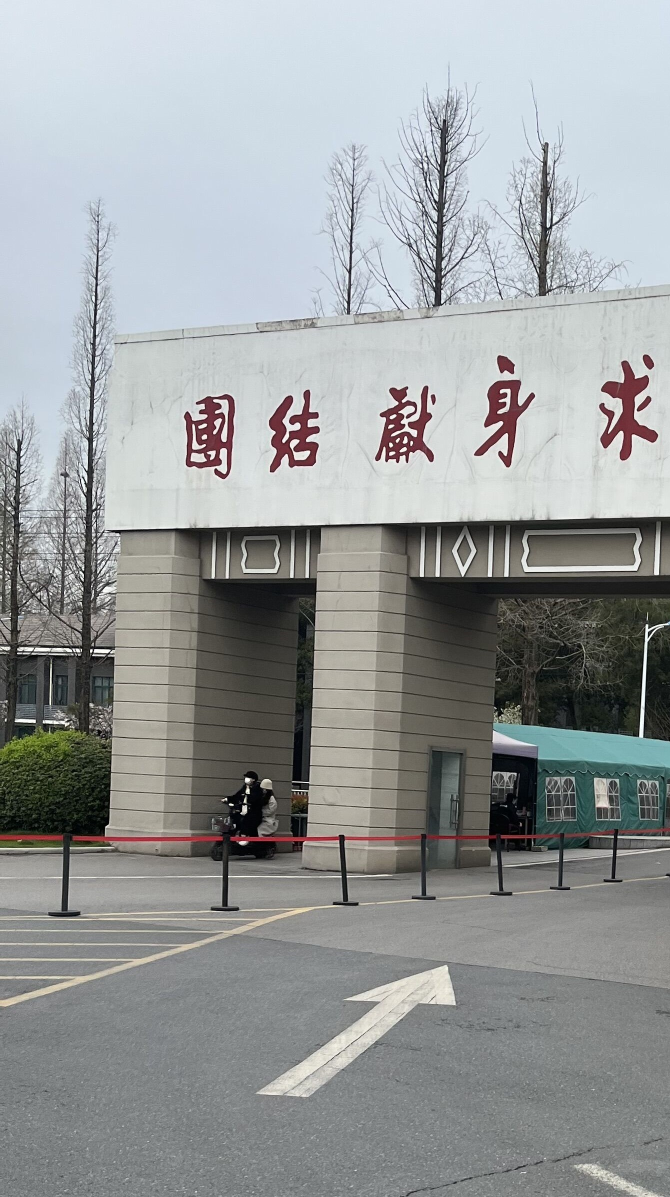
#> input picture 计算机视觉实践-练习1/1.jpg, 1340 x 2394 px (shown at 1/2 size)
$ jupyter execute image_stitch.ipynb
#> lines starting #> are read from the running program, lines starting #| are printed output that depends on the picture
# 导入必要的库

[cell 1]
# 导入必要的库
import cv2
import numpy as np
from matplotlib import pyplot as plt
import time

# 定义展示图片的函数

[cell 2]
# 定义一个函数用于展示图片
def show(name,img):
    cv2.imshow(name, img)
    cv2.waitKey(0)
    cv2.destroyAllWindows()

# 定义图像拼接函数

[cell 3]
# 定义图像拼接函数
def stitch_images(image_list):
    MIN = 10
    FLANN_INDEX_KDTREE = 0
    starttime = time.time()
    # 初始化SIFT检测器
    sift = cv2.SIFT_create()
    #创建字典
    indexParams = dict(algorithm = FLANN_INDEX_KDTREE, trees = 5)
    searchParams = dict(checks=50)
    flann = cv2.FlannBasedMatcher(indexParams,searchParams)

    imageA = cv2.resize(image_list[0],(0,0),fx=0.3,fy=0.3)
    for index in range(1, len(image_list)):
        imageB = cv2.resize(image_list[index],(0,0),fx=0.3,fy=0.3)
        kp1,descrip1 = sift.detectAndCompute(imageA,None)
        kp2,descrip2 = sift.detectAndCompute(imageB,None)
        match = flann.knnMatch(descrip1,descrip2,k=2)
        good = []
        #过滤特征点
        for i,(m,n) in enumerate(match):
            if(m.distance < 0.75*n.distance):
                good.append(m)
        # 当筛选后的匹配对大于10时，计算视角变换矩阵
        if len(good) > MIN:
            src_pts = np.float32([kp1[m.queryIdx].pt for m in good]).reshape(-1,1,2)
            ano_pts = np.float32([kp2[m.trainIdx].pt for m in good]).reshape(-1,1,2)
            M,mask = cv2.findHomography(src_pts,ano_pts,cv2.RANSAC,5.0)
            warpImg = cv2.warpPerspective(imageB, np.linalg.inv(M), (imageA.shape[1]+imageB.shape[1], imageB.shape[0]))

            direct = warpImg.copy()
            direct[0:imageA.shape[0], 0:imageA.shape[1]] = imageA
            simple = time.time()

            rows,cols = imageA.shape[:2]
            for col in range(0,cols):
                # 开始重叠的最左端
                if imageA[:, col].any() and warpImg[:, col].any():
                    left = col
                    break
            for col in range(cols-1, 0, -1):
                #重叠的最右一列
                if imageA[:, col].any() and warpImg[:, col].any():
                    right = col
                    break
            #加权处理
            res = np.zeros([rows, cols, 3], np.uint8)
            for row in range(0, rows):
                for col in range(0, cols):
                    if not imageA[row, col].any():
                        res[row, col] = warpImg[row, col]
                    elif not warpImg[row, col].any():
                        res[row, col] = imageA[row, col]
                    else:
                        srcImgLen = float(abs(col - left))
                        testImgLen = float(abs(col - right))
                        alpha = srcImgLen / (srcImgLen + testImgLen)
                        res[row, col] = np.clip(imageA[row, col] * (1 - alpha) + warpImg[row, col] * alpha, 0, 255)

            warpImg[0:imageA.shape[0], 0:imageA.shape[1]] = res
            imageA = warpImg.copy()

    show('res',warpImg)
    final = time.time()
    print(final-starttime)

# 图像的导入和拼接

[cell 4]
# 导入图片
img1 = cv2.imread('1.jpg')
#> img1 is the input picture: shape (2394, 1340, 3); mean B, G, R 156.3, 155.7, 152.1
img2 = cv2.imread('2.jpg')
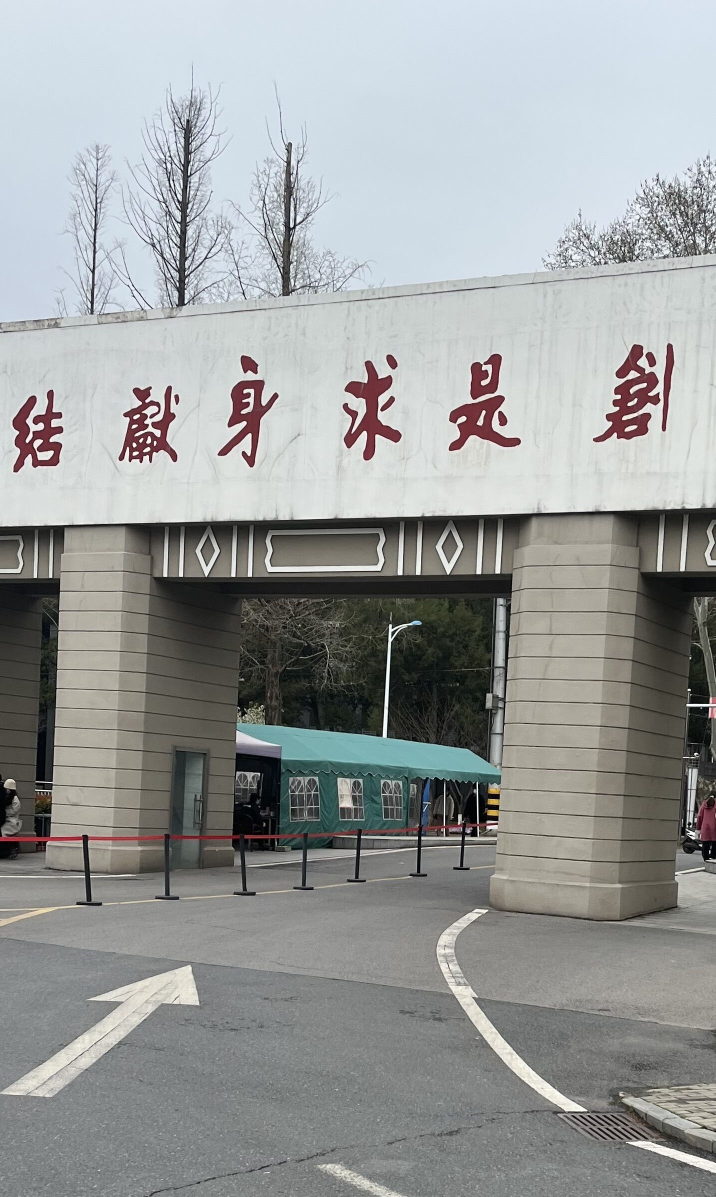
#> input picture 计算机视觉实践-练习1/2.jpg, 1432 x 2394 px (shown at 1/2 size)
#> img2 is the input picture: shape (2394, 1432, 3); mean B, G, R 155.1, 155.6, 152.8
img3 = cv2.imread('3.jpg')
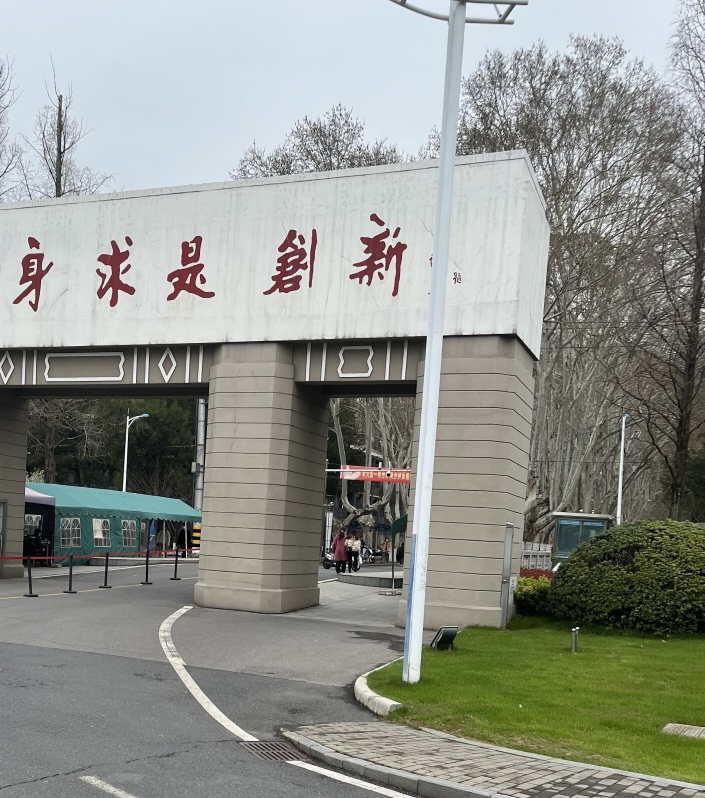
#> input picture 计算机视觉实践-练习1/3.jpg, 2114 x 2394 px (shown at 1/3 size)
#> img3 is the input picture: shape (2394, 2114, 3); mean B, G, R 139.5, 146.7, 143.5

# 将输入图片组成列表
image_list = [img1, img2, img3]

# 调用图像拼接函数
stitch_images(image_list)
#> the loop in stitch_images, `for index in range(1, len(image_list)):` made 2 passes
#> (match, rows, cols) on passes 1 to 2: (917 matches, 718, 402), (1399 matches, 718, 832)
#> pass 1, in stitch_images, `imageB = cv2.resize(image_list[index],(0,0),fx=0.3,fy=0.3)`:
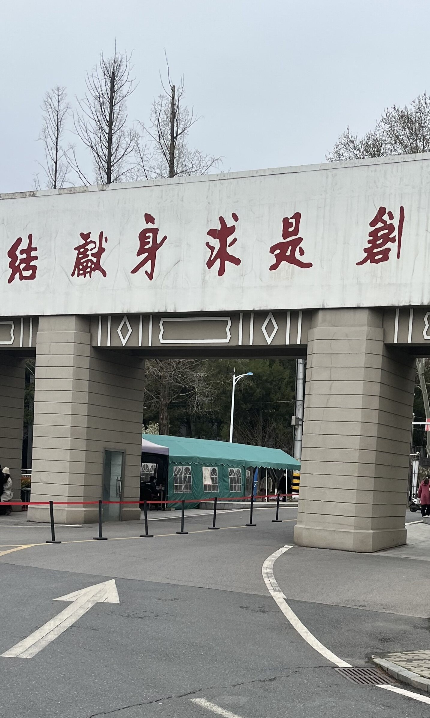
#> imageB: shape (718, 430, 3); mean of channels 0, 1, 2 155, 155.5, 152.8; drawn as B, G, R
#> pass 1, in stitch_images, `warpImg = cv2.warpPerspective(imageB, np.linalg.inv(M), (imageA.shape[..`:
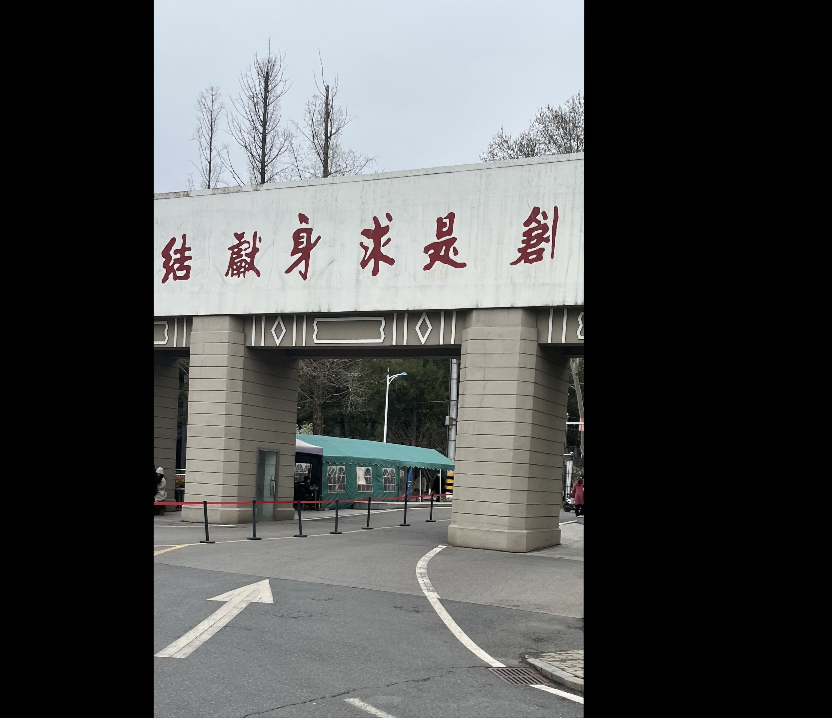
#> warpImg: shape (718, 832, 3); mean of channels 0, 1, 2 80.1, 80.4, 79; drawn as B, G, R
#> pass 1, in stitch_images, `imageA = warpImg.copy()`:
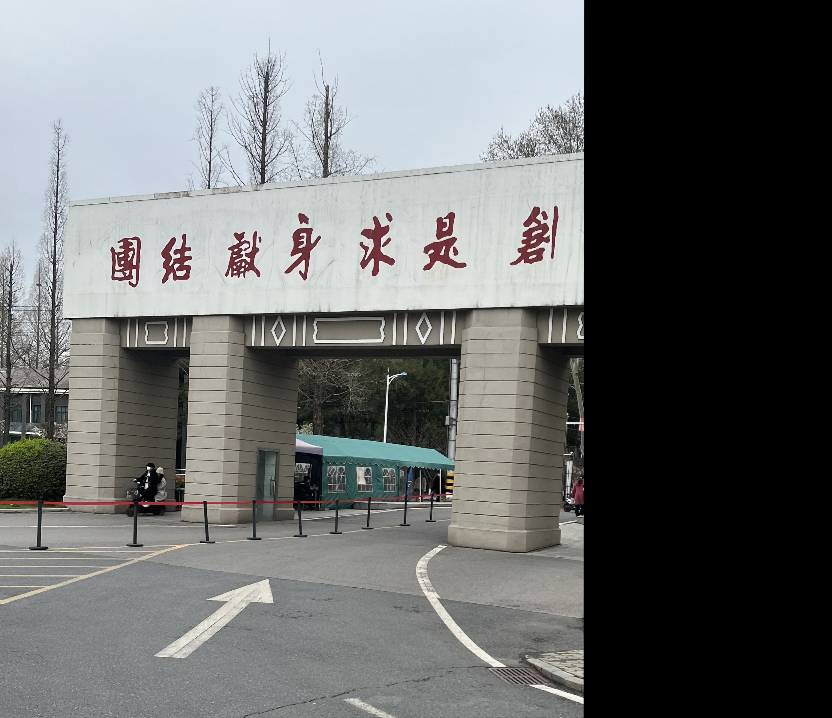
#> imageA: shape (718, 832, 3); mean of channels 0, 1, 2 109.5, 109.5, 107.4; drawn as B, G, R
#> pass 2, in stitch_images, `imageB = cv2.resize(image_list[index],(0,0),fx=0.3,fy=0.3)`:
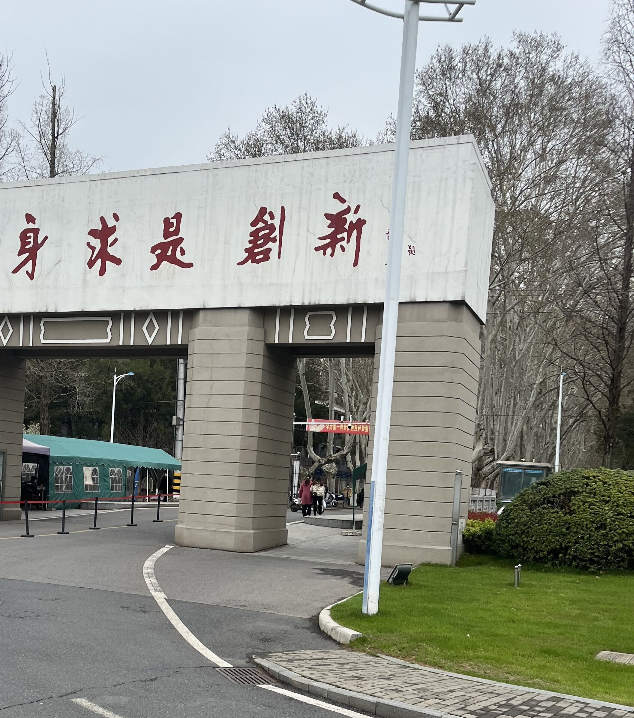
#> imageB: shape (718, 634, 3); mean of channels 0, 1, 2 139.5, 146.7, 143.5; drawn as B, G, R
#> after the loop in stitch_images, `for index in range(1, len(image_list)):`:
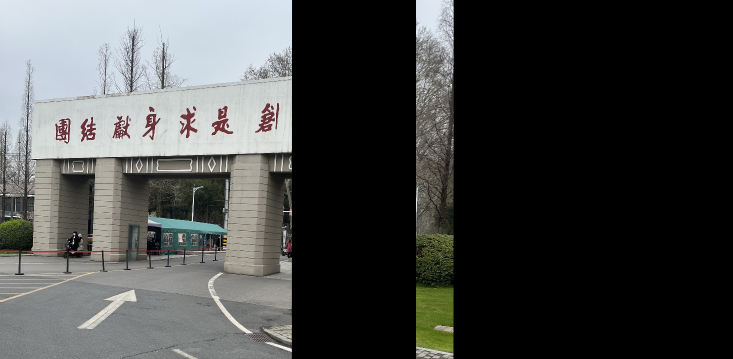
#> direct: shape (718, 1466, 3) (shown at 1/2 size); mean of channels 0, 1, 2 66.8, 67.8, 66.4; drawn as B, G, R
#> after the loop in stitch_images, `for index in range(1, len(image_list)):`:
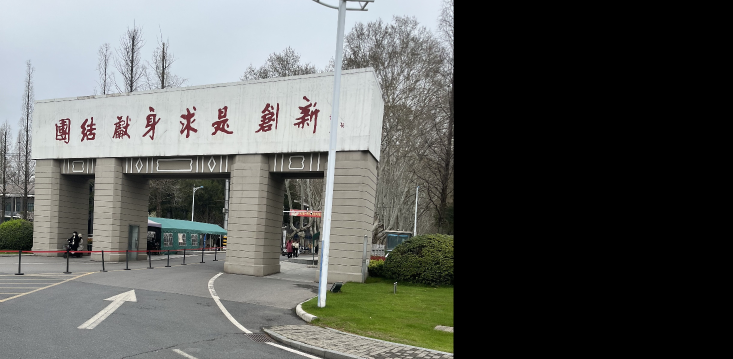
#> imageA: shape (718, 1466, 3) (shown at 1/2 size); mean of channels 0, 1, 2 89.9, 92.9, 90.9; drawn as B, G, R
#> after the loop in stitch_images, `for index in range(1, len(image_list)):`:
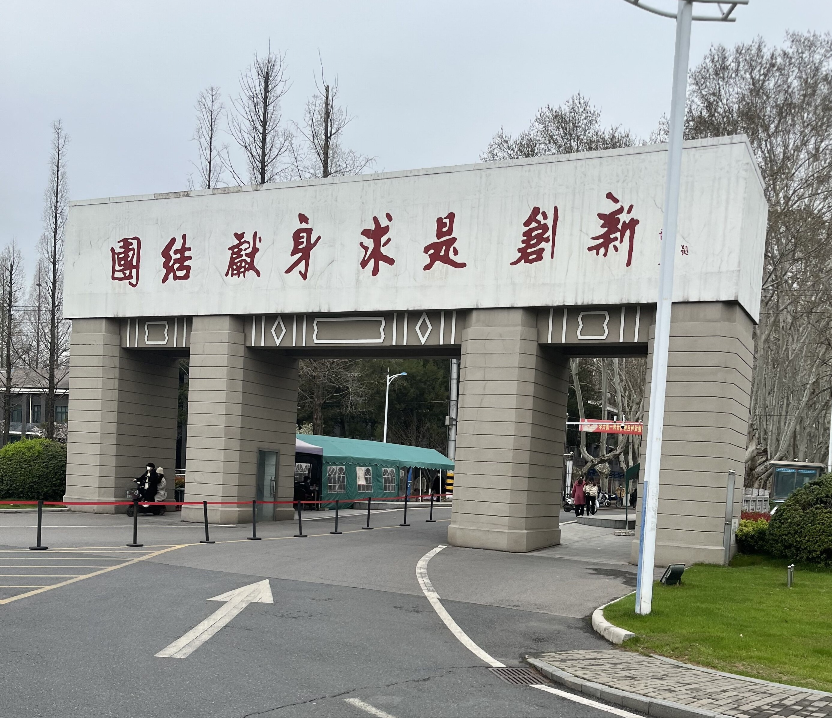
#> res: shape (718, 832, 3); mean of channels 0, 1, 2 150.1, 153.7, 150.6; drawn as B, G, R
